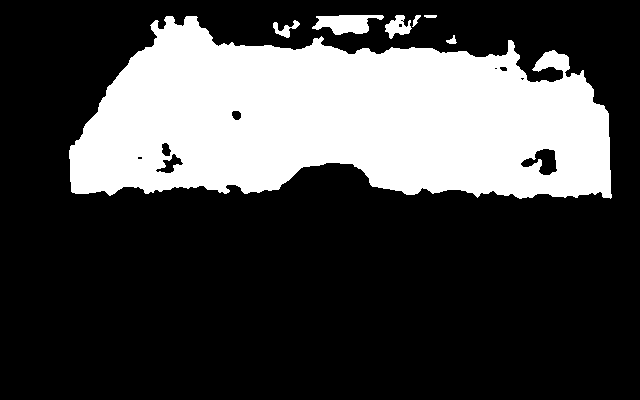
#> input picture STAS/paprika_blue_upright/depth_images/depth_0001.png, 640 x 400 px; its folder holds 4 pictures in this run
$ python ZZ_pick_rois_for_A2.py
#> lines starting #> are read from the running program, lines starting #| are printed output that depends on the picture; after the words box and inside, x2 and y2 are one past the last pixel; in counts of white or black regions, pixels touching at a corner belong together
"""
Throwaway helper script:
- asks ROI for each of 4 depth images
- saves ROIs to JSON for A2_rgbd_to_pointcloud.py
"""

import glob
import json
import os
import ctypes
import ctypes.util

import cv2
import numpy as np


STAS_ROOT = "/home/bdck/PROJECTS_WSL/VAimaging_depth_camera/STAS"
DATASET_NAME = "paprika_grey_upright"
DATASET_DIR = os.path.join(STAS_ROOT, DATASET_NAME)

DEPTH_IMAGES_FOLDER = os.path.join(DATASET_DIR, "depth_images")
ROI_JSON_PATH = os.path.join(DATASET_DIR, "depth_rois.json")
NUM_IMAGES = 4


def can_show_gui():
    if os.name == "nt":
        return True

    x11_display = os.environ.get("DISPLAY")
    if not x11_display:
        return False

    lib_name = ctypes.util.find_library("X11")
    if not lib_name:
        return False

    try:
        lib_x11 = ctypes.cdll.LoadLibrary(lib_name)
        lib_x11.XOpenDisplay.argtypes = [ctypes.c_char_p]
        lib_x11.XOpenDisplay.restype = ctypes.c_void_p
        lib_x11.XCloseDisplay.argtypes = [ctypes.c_void_p]
        display_handle = lib_x11.XOpenDisplay(x11_display.encode("utf-8"))
        if not display_handle:
            return False
        lib_x11.XCloseDisplay(display_handle)
        return True
    except Exception:
        return False


if __name__ == "__main__":
    depth_paths = sorted(glob.glob(os.path.join(DEPTH_IMAGES_FOLDER, "*.png")))[:NUM_IMAGES]
    if len(depth_paths) < NUM_IMAGES:
        raise RuntimeError(
            f"Expected {NUM_IMAGES} depth images in {DEPTH_IMAGES_FOLDER}, found {len(depth_paths)}"
        )

    rois = {}

    for depth_path in depth_paths:
        name = os.path.basename(depth_path)
        depth_raw = cv2.imread(depth_path, cv2.IMREAD_UNCHANGED)
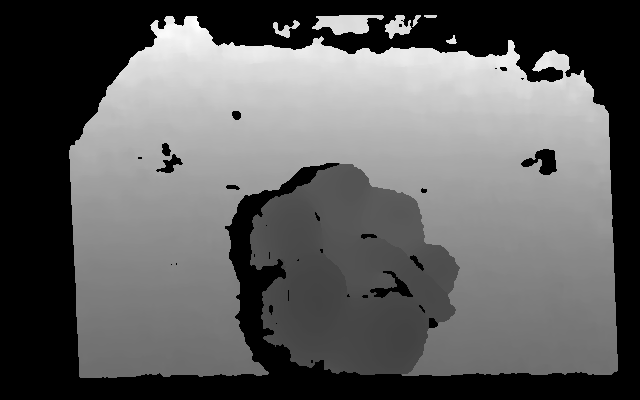
#> depth_raw: shape (400, 640) uint16; min 0, max 415, mean 154.6; drawn with min black and max white
        if depth_raw is None:
            raise RuntimeError(f"Could not read {depth_path}")

        h, w = depth_raw.shape
#> h = 400; w = 640
        print(f"\nSelect ROI for {name}")

        valid = depth_raw > 0
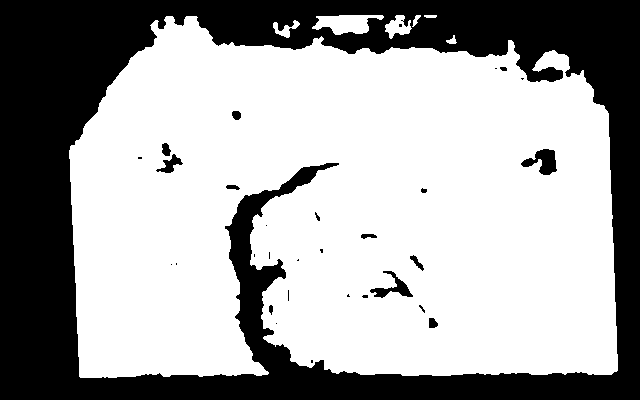
#> valid: shape (400, 640) bool; 64.6% white; 31 black regions (17 under 20 px), largest, box (x1, y1, x2, y2) and area: (0, 0, 640, 400) 88818, (521, 149, 557, 175) 499, (370, 271, 413, 298) 387
        if np.any(valid):
            lo = np.percentile(depth_raw[valid], 2)
#> lo = 112
            hi = np.percentile(depth_raw[valid], 98)
#> hi = 377
            if hi <= lo:
                hi = lo + 1.0
            vis_gray = np.clip(depth_raw.astype(np.float32), lo, hi)
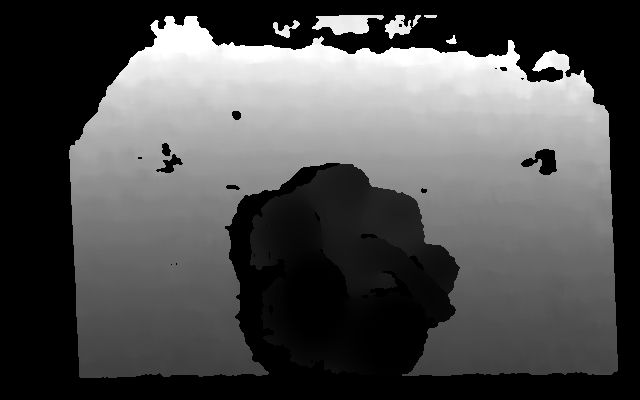
#> vis_gray: shape (400, 640) float32; min 112, max 377, mean 194.1; drawn with min black and max white
            vis_gray = ((vis_gray - lo) * (255.0 / (hi - lo))).astype(np.uint8)
        else:
            vis_gray = np.zeros_like(depth_raw, dtype=np.uint8)
        vis = cv2.applyColorMap(vis_gray, cv2.COLORMAP_TURBO)
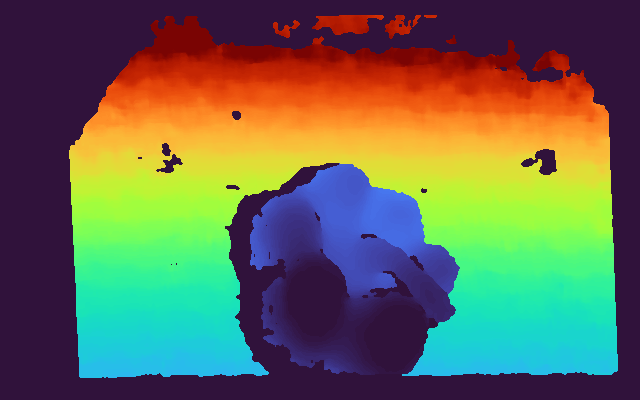
#> vis: shape (400, 640, 3); mean B, G, R 82.7, 105.9, 102.7

        roi = None
        if can_show_gui():
            try:
                window_name = f"ROI: {name} (ENTER confirm, C cancel)"
                cv2.namedWindow(window_name, cv2.WINDOW_NORMAL)
                x, y, rw, rh = map(
                    int,
                    cv2.selectROI(window_name, vis, showCrosshair=True, fromCenter=False),
                )
                cv2.destroyWindow(window_name)
                if rw > 0 and rh > 0:
                    roi = [x, y, rw, rh]
            except Exception:
                roi = None

        if roi is None:
            user = input(
                "Enter ROI as x,y,w,h (or press Enter for full image): "
            ).strip()
            if user:
                x_str, y_str, rw_str, rh_str = [p.strip() for p in user.split(",")]
                roi = [int(x_str), int(y_str), int(rw_str), int(rh_str)]
            else:
                roi = [0, 0, w, h]
#> roi = [0, 0, 640, 400]

        x, y, rw, rh = roi
#> x = 0; y = 0; rw = 640; rh = 400
        x = max(0, min(x, w - 1))
        y = max(0, min(y, h - 1))
        rw = max(1, min(rw, w - x))
        rh = max(1, min(rh, h - y))
        roi = [x, y, rw, rh]

        rois[name] = roi
        print(f"Saved ROI for {name}: {roi}")
#| Saved ROI for depth_0001.png: [0, 0, 640, 400]
#> pass 2 of the loop `for depth_path in depth_paths:`:
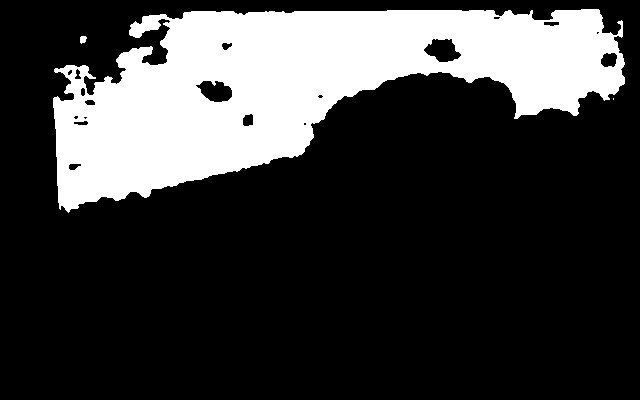
#> input picture STAS/paprika_blue_upright/depth_images/depth_0002.png, 640 x 400 px
#> `valid = depth_raw > 0`:
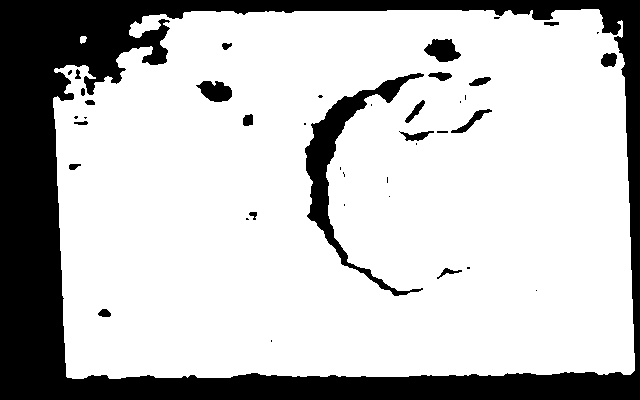
#> valid: shape (400, 640) bool; 75.8% white; 42 black regions (20 under 20 px), largest, box (x1, y1, x2, y2) and area: (0, 0, 640, 400) 54861, (305, 73, 424, 296) 4343, (424, 39, 461, 62) 563
#> lo = 127
#> hi = 368
#> `vis = cv2.applyColorMap(vis_gray, cv2.COLORMAP_TURBO)`:
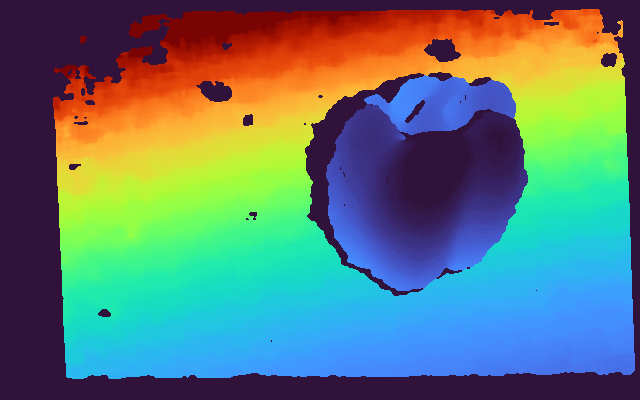
#> vis: shape (400, 640, 3); mean B, G, R 115.3, 123.1, 96.7
#| Saved ROI for depth_0002.png: [0, 0, 640, 400]
#> pass 3 of the loop `for depth_path in depth_paths:`:
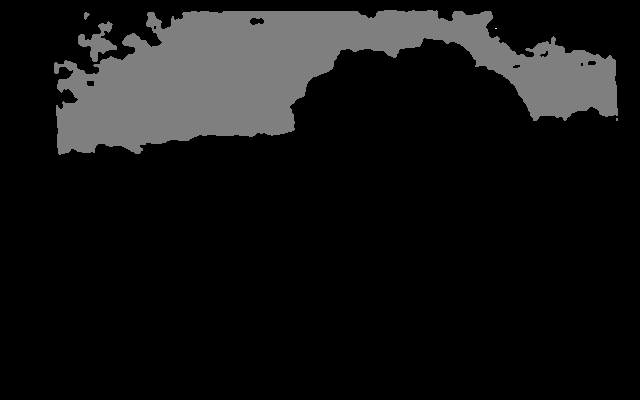
#> input picture STAS/paprika_blue_upright/depth_images/depth_0003.png, 640 x 400 px
#> depth_raw is the input picture: shape (400, 640) uint16; min 0, max 516, mean 145.4
#> `valid = depth_raw > 0`:
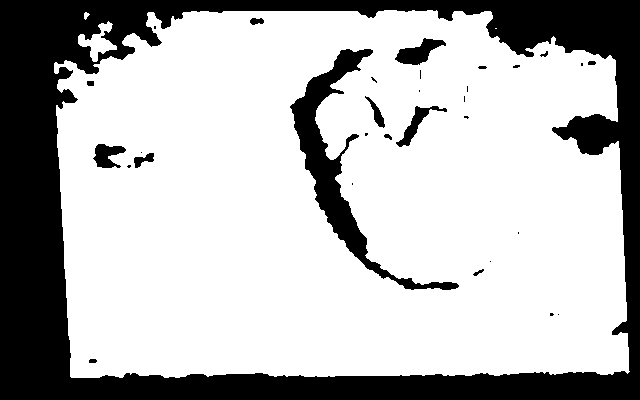
#> valid: shape (400, 640) bool; 71.9% white; 32 black regions (17 under 20 px), largest, box (x1, y1, x2, y2) and area: (0, 0, 640, 400) 63370, (290, 49, 459, 290) 6154, (395, 38, 446, 65) 673
#> lo = 111
#> hi = 373
#> `vis = cv2.applyColorMap(vis_gray, cv2.COLORMAP_TURBO)`:
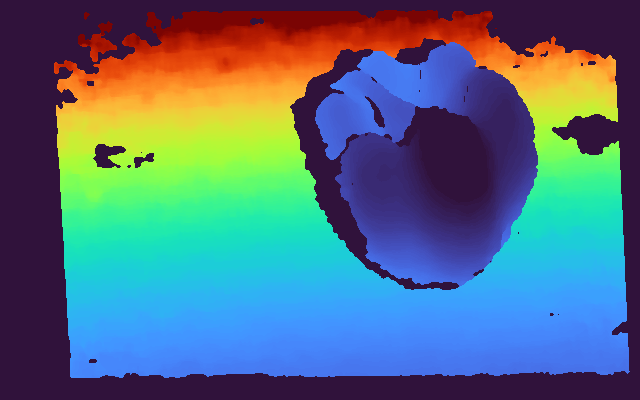
#> vis: shape (400, 640, 3); mean B, G, R 125.2, 110.5, 84
#| Saved ROI for depth_0003.png: [0, 0, 640, 400]
#> the loop made 4 passes; the first 3 are shown

    with open(ROI_JSON_PATH, "w", encoding="utf-8") as f:
        json.dump(rois, f, indent=2)

    print(f"\nSaved ROI JSON: {ROI_JSON_PATH}")
